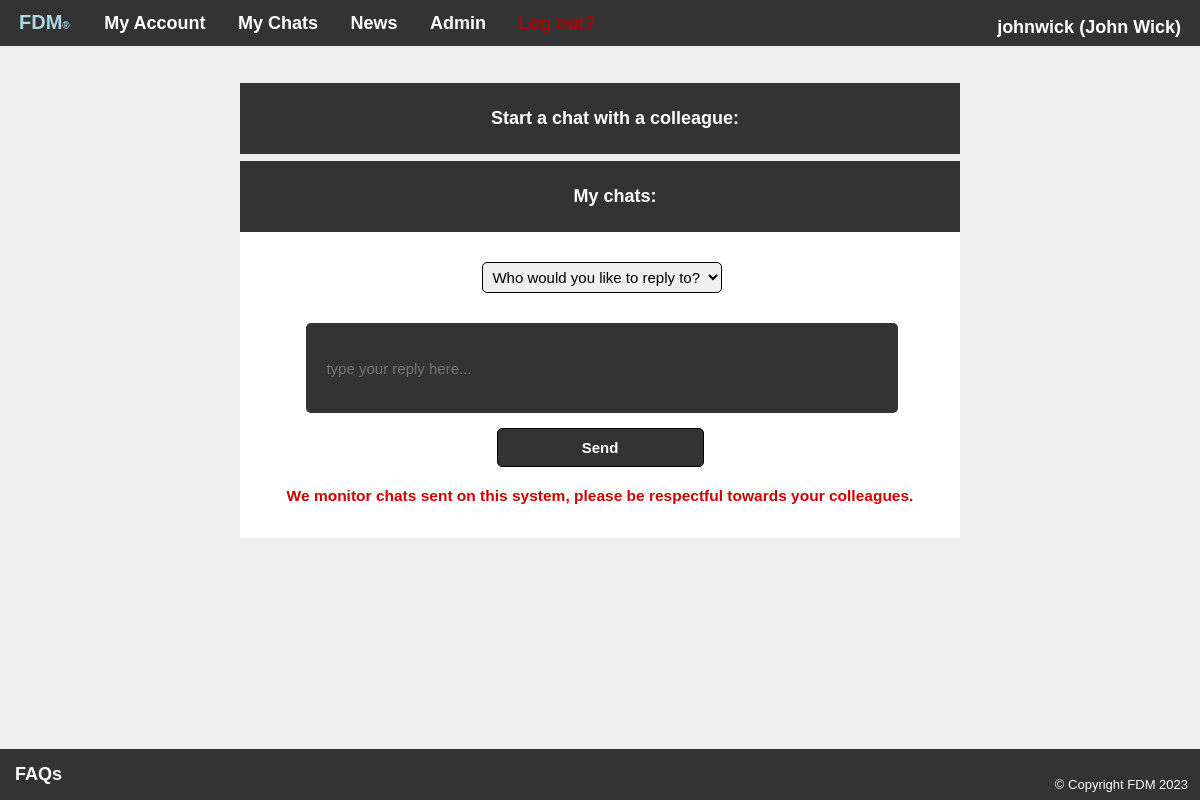
/chat.php (signed in), run on an earlier commit of the app's database.
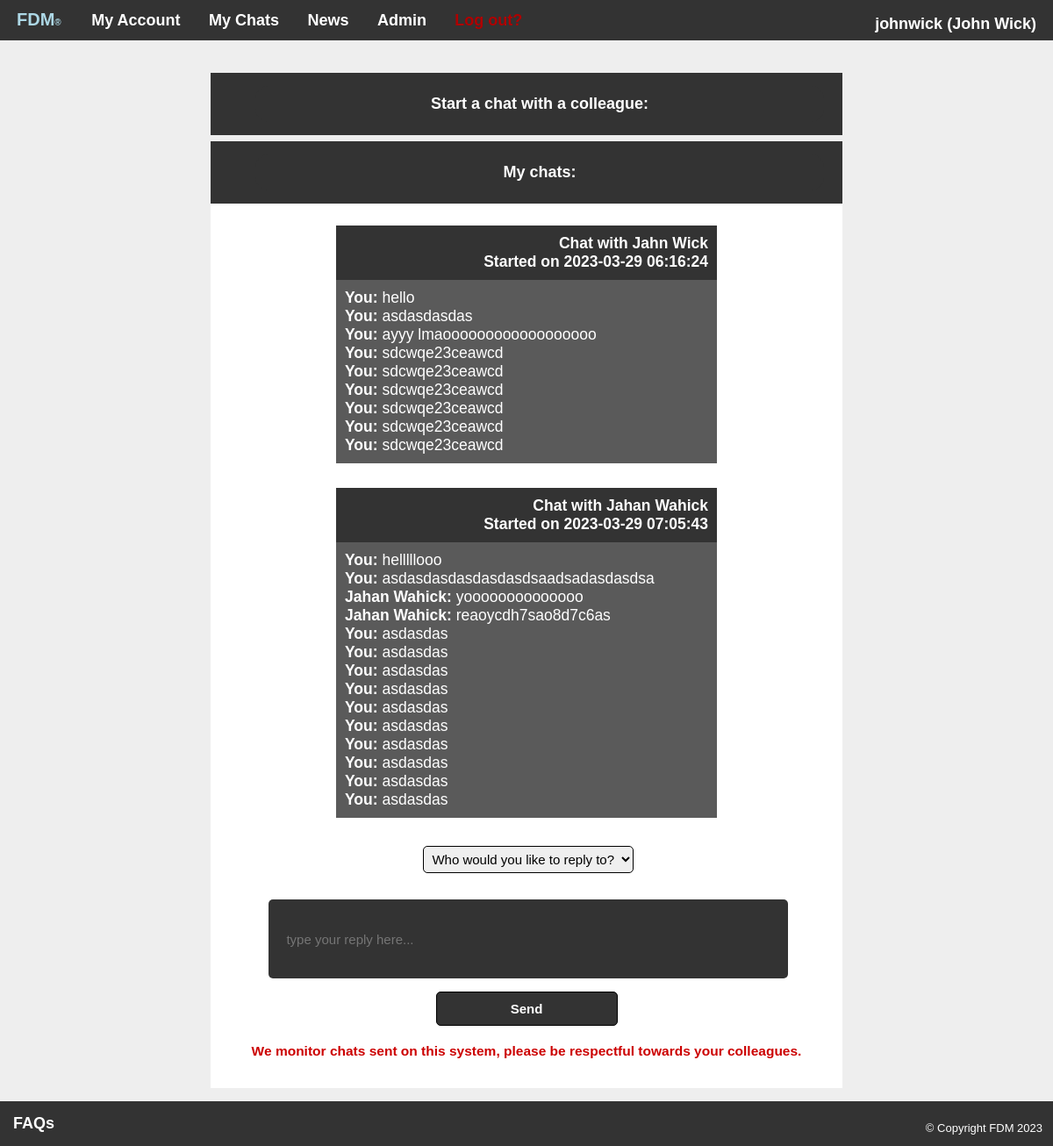
And on a later commit of the database.
### tables this page shows
CREATE TABLE `UserChat` (
  `chat_id` int(11) NOT NULL,
  `dateCreated` timestamp NOT NULL DEFAULT current_timestamp() ON UPDATE current_timestamp(),
  `user_initial_id` int(11) DEFAULT NULL,
  `user_recepient_id` int(11) DEFAULT NULL
);

CREATE TABLE `Employee` (
  `employee_id` int(11) NOT NULL,
  `firstname` varchar(40) NOT NULL,
  `lastname` varchar(40) NOT NULL,
  `address` varchar(100) NOT NULL,
  `email` varchar(40) NOT NULL,
  `telephone` char(11) NOT NULL,
  `department` varchar(40) NOT NULL,
  `location` varchar(40) NOT NULL,
  `username` varchar(30) NOT NULL,
  `password` varchar(32) NOT NULL,
  `hireDate` timestamp NOT NULL DEFAULT current_timestamp() ON UPDATE current_timestamp(),
  `userType` varchar(11) DEFAULT NULL
);

### chat.php (the view, shortened to what this page needs)
<!DOCTYPE html>
<html>
    <head>
        <link rel="stylesheet" href="stylesheet.css">
    </head>
    <body>
        <?php if(!isset($_SESSION['Logged_In'])) {
            header("location:login.php");
        } else { ?>
            <?php include "connection.php" ?>
            <ul class="navbar">
                <span><a href="index.php" class="company-link">FDM<span style="font-size:10px;">&#174;</span></a></span>
                <span class="welcome"><?php echo $_SESSION['Username']?> (<?php echo $_SESSION['Name'] ?>)</span>
                <li><a href="account.php">My Account</a></li>
                <li><a href="chat.php">My Chats</a></li>
                <li><a href="news.php">News</a></li>
                <?php
                    if($_SESSION['Type'] == "admin") {
                ?>
                    <li><a href="admin.php">Admin</a></li>
                <?php }  ?>
                <li><a href="logout.php" id="logout">Log out?</a></li>
            </ul>
            <div class="info">
                <div class="info-title"><button id="start-chat-button">Start a chat with a colleague:</button></div>
                <?php
                    $EmployeeID = $_SESSION['EmployeeID'];
                    $selectChats = "SELECT chat_id, dateCreated, user_initial_id, user_recepient_id,
                    E.firstname AS sender_firstname, E.lastname AS sender_lastname,
                    E2.firstname AS recepient_firstname, E2.lastname AS recepient_lastname
                    FROM UserChat U, Employee E, Employee E2
                    WHERE U.user_initial_id = E.employee_id
                    AND U.user_recepient_id = E2.employee_id
                    AND (user_initial_id = '$EmployeeID' OR user_recepient_id = '$EmployeeID');";
                    $selectChatsResult = mysqli_query($dbconnect, $selectChats);
                ?>
                <div class="info-title"><button id="send-message-button">My chats:</button></div>
                <div class="info-row" id="send-message-details">
                <?php
                    while($row = mysqli_fetch_array($selectChatsResult)) {
                        if(($row['sender_firstname'] . " " . $row['sender_lastname']) == $_SESSION['Name']) {
                            $chatWith = ucfirst($row['recepient_firstname']) . " " . ucfirst($row['recepient_lastname']);
                        } else {
                            $chatWith = ucfirst($row['sender_firstname']) . " " . ucfirst($row['sender_lastname']);
                        }
                        echo "<div class='info-chat-title' id='chat-" . $row['chat_id'] . "'> Chat with " . $chatWith . "<br>Started on " . $row['dateCreated'] . "</div>";
                            $getMessages = "SELECT U.chat_id, C.message_sender_id, C.message_content, E.employee_id, E.firstname AS messager_firstname, E.lastname AS messager_lastname
                            FROM UserChat U, ChatMessage C, Employee E
                            WHERE U.chat_id = C.chat_id
                            AND (C.message_sender_id = U.user_initial_id OR C.message_sender_id = U.user_recepient_id)
                            AND C.message_sender_id = E.employee_id
                            AND C.chat_id = '" . $row['chat_id'] . "';";
                            $getMessagesResult = mysqli_query($dbconnect, $getMessages);
                            mysqli_data_seek($getMessagesResult, 0);
                            echo "<div class='info-chat-container' id='chat-" . $row['chat_id'] . "-details'>";
                                while($message = mysqli_fetch_array($getMessagesResult)) {
                                    if(($message['messager_firstname'] . " " . $message['messager_lastname']) == $_SESSION['Name']) {
                                        $messager = "You";
                                    } else {
                                        $messager = ucfirst($message['messager_firstname']) . " " . ucfirst($message['messager_lastname']);
                                    }
                                    echo "<span class='info-chat-message'><b>"  . $messager . ": </b>" . $message['message_content'] . "</span><br>";
                                }
                            echo "</div><hr>";
                    }
                ?>
                    <form action="chat.php" method="POST">
                        <select name="messageSelection">
                            <option value="">Who would you like to reply to?</option>
                        </select><br>
                        <input type="text" id="chat-reply" name="messageContent" placeholder="type your reply here..." value="<?php echo $messageContent; ?>">
                        <input type="submit" name="sendMessage" value="Send"><hr>
                        <span class="login-error" style="font-weight:bold">We monitor chats sent on this system, please be respectful towards your colleagues.</span><hr>
                    </form>
                </div>
            </div>
        <?php } ?>
        <?php include "footer.php" ?>
    </body>
</html>

### footer.php (shortened to what this page needs)
<!DOCTYPE html>
<html>
    <head>
        <link rel="stylesheet" href="stylesheet.css">
    </head>
    <body>
        <div class="footer">
            <a href="faqs.php">FAQs</a>
            <span class="copyright">&#169; Copyright FDM <?php echo date('Y') ?></span>
        </div>
    </body>
</html>

### stylesheet.css (style rules this page uses)
body { background-color:rgb(238, 238, 238); margin:0; padding:0; font-family:Arial, Helvetica, sans-serif; }
a { text-decoration:none; }
.login-error { display:inline-block; color:#cc0000; font-weight:normal; font-size:15.5px; text-align:center; clear:left; }
.navbar { margin:0 auto; padding:0.25%; overflow:hidden; background-color:#333; max-width:100%; max-height:2.5em; list-style:none; font-weight:bold; }
.navbar li { display:inline-block; }
.navbar li a { display:inline-block; color:white; text-align:center; padding:10px 14px; font-size:18px; text-decoration:none; }
.company-link { text-decoration:none; color:lightblue; padding:14px 16px; font-size:20px; }
.welcome { float:right; text-align:right; color:white; text-align:center; padding:14px 16px; font-size:18px; }
#logout { color:rgb(175, 0, 0); text-decoration:none; display:block; }
.footer { background-color:#333; width:100%; max-width:100%; text-align:left; position:fixed; padding:10px; bottom:0; margin-top:1200px; clear:both; }
.footer a { text-decoration:none; display:inline-block; padding:5px; font-size:18px; font-weight:bold; color:white; }
.copyright { color:white; position:fixed; font-size:13px; bottom:1%; right:1%; }
.info { max-width:60%; overflow:hidden; margin:2.5% auto; }
.info-title { width:100%; background-color:#333; color:white; text-align:center; font-weight:bold; font-size:20px; display:inline-block; padding:15px; margin-top:1%; }
.info-row { background-color:white; width:auto; padding:15px; font-size:17.5px; font-weight:bold; margin:0 auto; margin-bottom:5%; text-align:center; }
.info-row input { border:1.25px solid black; padding:10px 12px; margin:15px; font-size:15px; border-radius:5px; width:30%; }
.info-row select { border:1.25px solid black; border-radius:5px; margin:15px; font-size:15px; min-width:20%; padding:5px; display:inline-block; }
.info-row input[type=submit] { background-color:#333; color:white; font-weight:bold; display:block; margin:0 auto; }
.info button { display:inline-block; background-color:#333; font-weight:bold; font-size:18px; padding:10px; width:90%; color:white; border:none; border-radius:15px; }
.info-chat-title { display:inline-block; background-color:#333; text-align:right; color:white; padding:10px; min-width:60%; max-width:80%; margin:10px auto; margin-bottom:0px; }
.info-chat-container { background-color:#5a5a5a; min-width:60%; max-width:80%; display:inline-block; padding:10px; margin:0px auto; }
.info-chat-message { font-weight:normal; float:left; color:white; }
#chat-reply { background-color:#333; border:none; color:white; width:80%; height:50px; padding:20px; }

What changed in the data, as far as the page shows it:
added userchat: user_recepient.lastname "Jahn Wick", dateCreated "2023-03-29 06:16:24", messager "You", message_content "hello", message_content "asdasdasdas", message_content "ayyy lmaoooooooooooooooooo", message_content "sdcwqe23ceawcd"
added userchat: user_recepient.lastname "Jahan Wahick", dateCreated "2023-03-29 07:05:43", messager "You", message_content "helllllooo", message_content "asdasdasdasdasdasdsaadsadasdasdsa", messager "Jahan Wahick", message_content "yoooooooooooooo", message_content "reaoycdh7sao8d7c6as", message_content "asdasdas"
